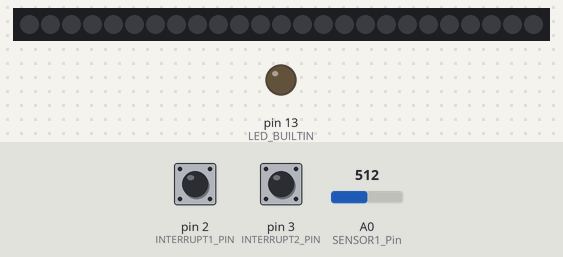
Recording of a program running on a simulated Arduino Uno, built with avr-gcc and run on an emulated ATmega328P. On the bench: 25 RGB LEDs in strip order, left to right, output pins drawn as LEDs (lit = HIGH). Inputs (shaded band) come from the test bench; at power-on: pin 2 (INTERRUPT1_PIN) LOW, pin 3 (INTERRUPT2_PIN) LOW, A0 (SENSOR1_Pin) = 512. Dim RGB values are drawn brighter than linear.

Above: at 1.2 s.
1.3 s: pin 2 (INTERRUPT1_PIN) pulled HIGH for 0.15 s
At 1.47 s:
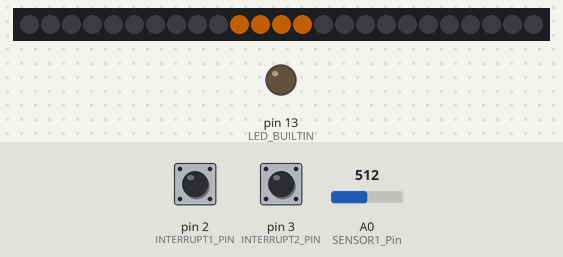
3.4 s: pin 3 (INTERRUPT2_PIN) pulled HIGH for 0.15 s
At 3.56 s:
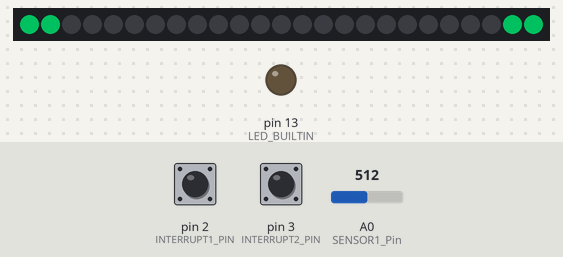
5.3 s: pin 2 (INTERRUPT1_PIN) pulled HIGH for 1 s
At 5.46 s:
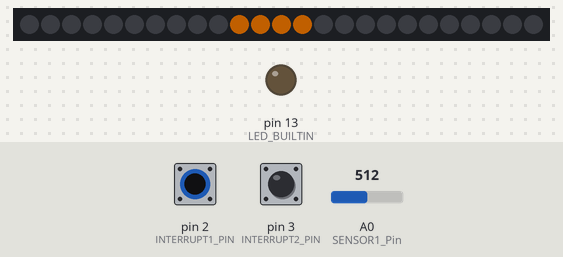
7.8 s: pin 3 (INTERRUPT2_PIN) pulsed HIGH 5 times (0.12 s each, 0.3 s apart)
At 8.28 s:
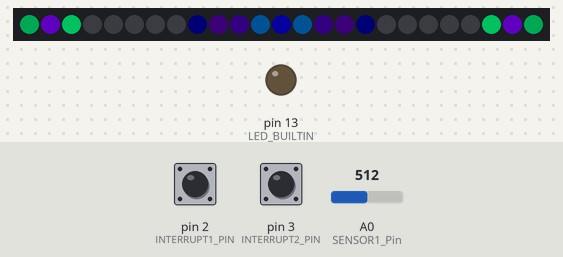
10.8 s: pin 2 (INTERRUPT1_PIN) driven HIGH and pin 3 (INTERRUPT2_PIN) driven HIGH
At 10.97 s:
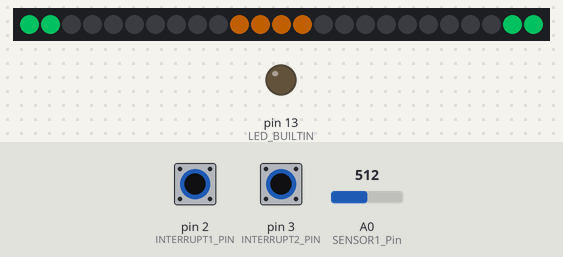
Timing chart, 0 to 13.7 s (numbered marks = the images above; inputs shaded):
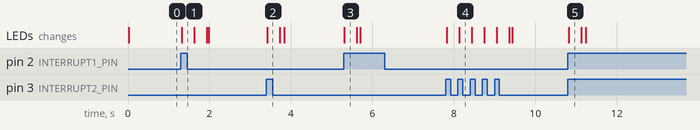

Measured:
- after the input at 1.3 s, the LEDs: change at once (image 1)
- after the input at 3.4 s, the LEDs: change at once (image 2)
- after the input at 5.3 s, the LEDs: change at once (image 3)
- after the input at 7.8 s, the LEDs: first change at once (image 4 shows a later state)
- after the input at 10.8 s, the LEDs: change at once (image 5)

The program:

main.cpp
```cpp
#include <Arduino.h>            // Arduino Framework
#define FASTLED_INTERNAL        // Suppress build banner
#include <FastLED.h>


#define NUM_LEDS    25          // Led number
#define LED_PIN     5           // Led data pin
#define SENSOR1_Pin A0          // Custom control 1
#define SENSOR2_Pin A1          // Custom control 2
#define INTERRUPT1_PIN 2        // Trigger input 1
#define INTERRUPT2_PIN 3        // Trigger input 2

CRGB g_LEDs[NUM_LEDS] = {0};    // Frame buffer for FastLED

int g_lineHeight = 0;
int g_Brightness = 255;           // 0-255 LED brightness scale

volatile bool firePulse1 = false;
volatile bool firePulse2 = false;
unsigned long tDelay = 15;
unsigned long tFire1 = 0;
unsigned long tFire2 = 0;
unsigned long tDelayCheck = 0;


// Comet status
const int cometSize = 2;
int cPos0 = NUM_LEDS / 2 - 1;
int cPos1 = NUM_LEDS / 2;
int crPos0 = 0;
int crPos1 = NUM_LEDS - 1;


#include "comet.h"
#include "comet_reverse.h"
#include "comet_utils.h"


void handlePulse1() {
  tFire1 = millis();
  firePulse1 = true;
  CometResetPos();
}

void handlePulse2() {
  tFire2 = millis();
  firePulse2 = true;
  CometReverseResetPos();
}


void setup() {
  pinMode(LED_BUILTIN, OUTPUT);
  pinMode(LED_PIN, OUTPUT);

  FastLED.addLeds<WS2812B, LED_PIN, GRB>(g_LEDs, NUM_LEDS);               // Add our LED strip to the FastLED library
  FastLED.setBrightness(g_Brightness);
  FastLED.setMaxPowerInMilliWatts(900);

  pinMode(INTERRUPT1_PIN, INPUT);
  attachInterrupt(digitalPinToInterrupt(INTERRUPT1_PIN), handlePulse1, RISING);
  pinMode(INTERRUPT2_PIN, INPUT);
  attachInterrupt(digitalPinToInterrupt(INTERRUPT2_PIN), handlePulse2, RISING);

  ClearLED();
  CometResetPos();
  CometReverseResetPos();
}

void loop() {
  // Analog input1 custom function
  tDelay = analogRead(SENSOR1_Pin);
  tDelay = map(tDelay, 0, 1023, 10, 30);

  // Use analog input 1 to control led decay time
  if(millis() - tDelayCheck > tDelay) {
    if(firePulse1) {
      if(CometReachEnd()) {
        firePulse1 = false;
      }
      tFire1 = millis();
      DrawComet();
    }

    if(firePulse2) {
      if(CometReverseReachEnd()) {
        firePulse2 = false;
      }
      tFire2 = millis();
      DrawCometReverse();
    }
    FadeLED();

    FastLED.show(g_Brightness);

    tDelayCheck = millis();
  }
}
```

comet.h
```cpp
#include <Arduino.h>
#define FASTLED_INTERNAL
#include <FastLED.h>

extern CRGB g_LEDs[];

void CometResetPos() {
    if(NUM_LEDS % 2 == 1) {
        cPos0 = NUM_LEDS / 2 - 1;
        cPos1 = NUM_LEDS / 2;
    } else {
        cPos0 = NUM_LEDS / 2;
        cPos1 = NUM_LEDS / 2;
    }
}

bool CometReachEnd() {
    return (cPos0 > (NUM_LEDS - cometSize));
}


void DrawComet(){
    const int deltaHue  = 4;

    static byte hue0 = HUE_ORANGE;
    static byte hue1 = HUE_ORANGE;
    static int iDirection0 = 1;

    // hue0 += deltaHue;
    // hue1 += deltaHue;

    if(!CometReachEnd()) {
        cPos0 += iDirection0;
        cPos1 -= iDirection0;

        for (int i = 0; i < cometSize; i++) {
            g_LEDs[cPos0 + i].setHue(
                hue0
            );
            g_LEDs[cPos1 - i].setHue(
                hue0
            );
        }
    }
}
```

comet_reverse.h
```cpp
#include <Arduino.h>
#define FASTLED_INTERNAL
#include <FastLED.h>

extern CRGB g_LEDs[];


void CometReverseResetPos() {

    crPos0 = 0;
    crPos1 = NUM_LEDS - 1;

}

bool CometReverseReachEnd() {
    return (crPos0 > crPos1);
}

void DrawCometReverse(){
    const int deltaHue  = 4;

    static byte hue0 = HUE_AQUA;
    static byte hue1 = HUE_AQUA;
    static int iDirection0 = 1;

    // hue0 += deltaHue;
    // hue1 += deltaHue;

    if(!CometReverseReachEnd()) {
        for (int i = 0; i < cometSize; i++) {
            g_LEDs[crPos0 + i].setHue(
                g_LEDs[crPos0 + i].getLuma() + hue0
            );

            g_LEDs[crPos1 - i].setHue(
                g_LEDs[crPos1 - i].getLuma() + hue1
            );
        }

        crPos0 += iDirection0;
        crPos1 -= iDirection0;
    }
}
```

comet_utils.h
```cpp
#include <Arduino.h>
#define FASTLED_INTERNAL
#include <FastLED.h>

extern CRGB g_LEDs[];

const byte fadeAmt = 128;


void FadeLED() {
// Random   ly fade the LEDs
    for (int j = 0; j < NUM_LEDS; j++) {
        // if (random(10) > 5)
        g_LEDs[j] = g_LEDs[j].fadeToBlackBy(fadeAmt);
    }
}

void ClearLED() {
    for(int i = 0; i < NUM_LEDS; i++) {
        g_LEDs[i] = CRGB::Black;
    }
}
```
